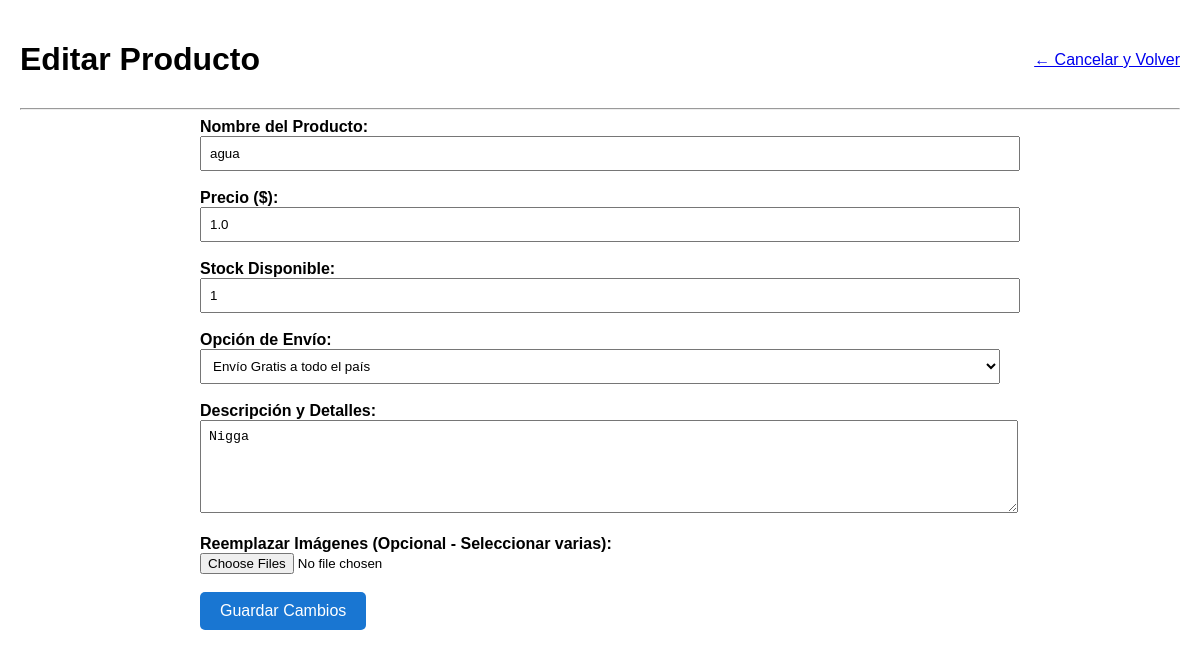
Page /vendedor/producto/editar/1 (signed in) on the earlier database version.
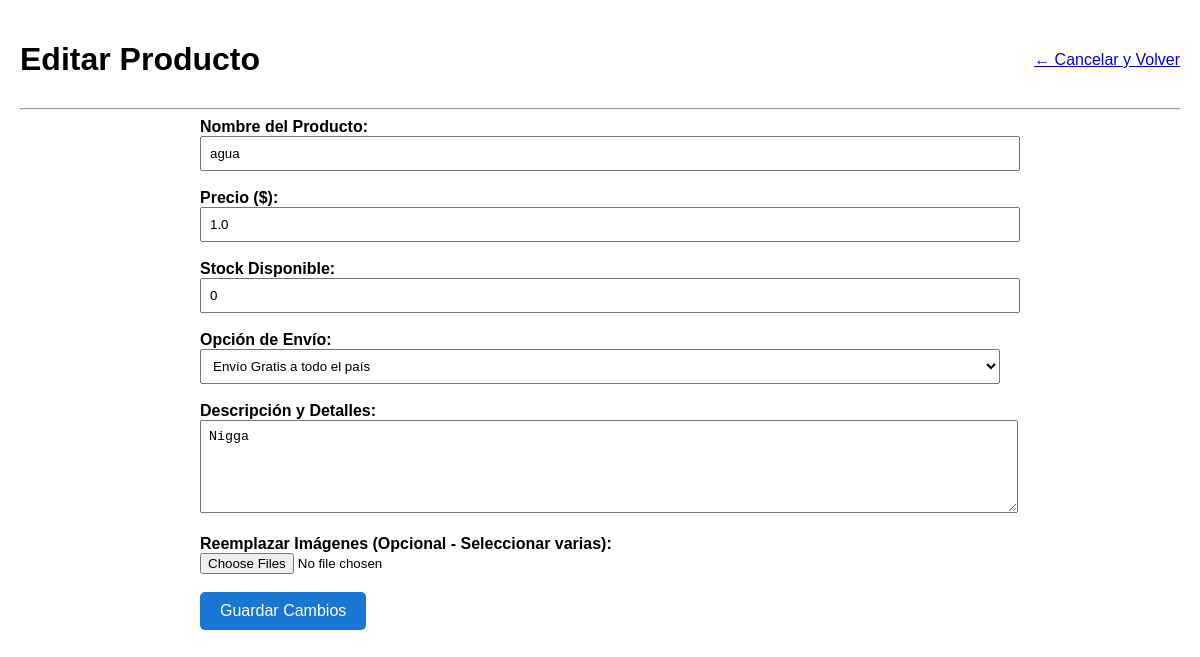
Same page on the later database version.
### app.py (models this page shows)
class Producto(db.Model):
    id = db.Column(db.Integer, primary_key=True)
    nombre = db.Column(db.String(100), nullable=False)
    precio = db.Column(db.Float, nullable=False)
    stock = db.Column(db.Integer, nullable=False, default=1)
    descripcion = db.Column(db.Text, default='Sin especificaciones detalladas.')
    envio = db.Column(db.String(100), default='Envío Nacional Estándar')
    vendedor_id = db.Column(db.Integer, db.ForeignKey('usuario.id'), nullable=False)
    vendedor = db.relationship('Usuario', backref=db.backref('productos', lazy=True))
    imagenes = db.relationship('FotoProducto', backref='producto', cascade='all, delete-orphan', lazy=True)

### app.py (the view, shortened to what this page needs)
@app.route('/vendedor/producto/editar/<int:id>', methods=['GET', 'POST'])
def editar_producto(id):
    if session.get('usuario_rol') != 'vendedor':
        return redirect(url_for('login'))
    producto = Producto.query.get_or_404(id)
    if producto.vendedor_id != session['usuario_id']:
        flash('No tienes permiso para editar este producto.')
        return redirect(url_for('vista_vendedor'))
    usuario = Usuario.query.get(session['usuario_id'])
    return render_template('editar_producto.html', producto=producto, usuario=usuario)

### templates/editar_producto.html (shortened to what this page needs)
<!DOCTYPE html>
<html lang="es">
<head>
</head>
<body style="font-family: Arial, sans-serif; margin: 20px;">
    <header style="display: flex; justify-content: space-between; align-items: center;">
        <h1>Editar Producto</h1>
        <a href="/vendedor">← Cancelar y Volver</a>
    </header>
    <hr>
    <main style="max-width: 800px; margin: 0 auto;">
        <form action="{{ url_for('editar_producto', id=producto.id) }}" method="POST" enctype="multipart/form-data">
            <label><strong>Nombre del Producto:</strong></label><br>
            <input type="text" name="nombre" value="{{ producto.nombre }}" style="width: 100%; padding: 8px;" required><br><br>
            <label><strong>Precio ($):</strong></label><br>
            <input type="number" step="0.01" name="precio" value="{{ producto.precio }}" style="width: 100%; padding: 8px;" required><br><br>
            <label><strong>Stock Disponible:</strong></label><br>
            <input type="number" name="stock" value="{{ producto.stock }}" min="0" style="width: 100%; padding: 8px;" required><br><br>
            <label><strong>Opción de Envío:</strong></label><br>
            <select name="envio" style="width: 100%; padding: 8px;" required>
                <option value="Envío Gratis a todo el país" {% if producto.envio == 'Envío Gratis a todo el país' %}selected{% endif %}>Envío Gratis a todo el país</option>
            </select><br><br>
            <label><strong>Descripción y Detalles:</strong></label><br>
            <textarea name="descripcion" rows="5" style="width: 100%; padding: 8px;" required>{{ producto.descripcion }}</textarea><br><br>
            <label><strong>Reemplazar Imágenes (Opcional - Seleccionar varias):</strong></label><br>
            <input type="file" name="imagenes_archivos" accept="image/*" multiple><br><br>
            <button type="submit" style="background-color: #1976d2; color: white; border: none; padding: 10px 20px; font-size: 16px; cursor: pointer; border-radius: 5px;">
                Guardar Cambios
            </button>
        </form>
    </main>
</body>
</html>

Differences in the rows shown:
changed Producto "agua": stock "1" → "0"
